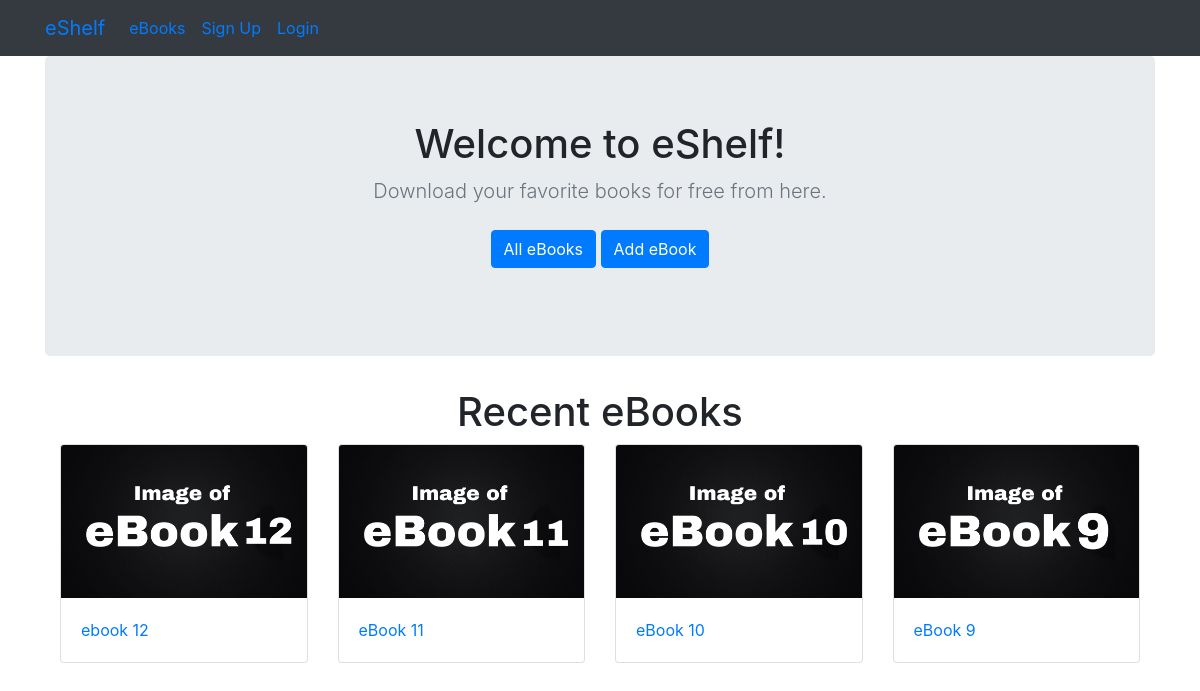
The page / on the database its author committed.
### ebook/models.py (models this page shows, shortened)
class Ebook(models.Model):
    title = models.CharField(max_length=200)
    authors = models.CharField(max_length=255)
    pages = models.IntegerField()
    price = models.FloatField()
    image = models.FileField(upload_to='media/images/')
    ebook = models.FileField(upload_to='media/ebooks/')
    user= models.ForeignKey(User ,null=True,  on_delete=models.CASCADE )

### ebook/views.py (the view)
# urls.py: 2. Add a URL to urlpatterns:  path('', views.home, name='home')
def home(request):
    ebooks = Ebook.objects.order_by('-id')[:4]
    return render(request, 'ebook/home.html', {
        'ebooks' : ebooks
    })

### ebook/templates/ebook/home.html (shortened to what this page needs)
{% extends 'ebook/base.html' %}
{% block main %}
<section class="jumbotron text-center">
    <div class="container">
      <h1 class="jumbotron-heading">Welcome to eShelf!</h1>
      <p class="lead text-muted">Download your favorite books for free from here.</p>
      <p>
        <a href="{% url 'ebooks' %}" class="btn btn-primary my-2">All eBooks</a>
        <a href="{% url 'add' %}" class="btn btn-primary my-2">Add eBook</a>
      </p>
    </div>
</section>
<section>
    <div class="container">
        <h1 class="text-center">Recent eBooks</h1>
        <div class="row">
            {% for ebook in ebooks %}
            <div class="col-md-3">
                <a href="{% url 'ebook' ebook.id %}">
                    <div class="card">
                        <img class="card-img-top" src="{{ ebook.image.url }}">
                        <div class="card-body">
                            <p class="card-text">{{ ebook.title }}</p>
                        </div>
                    </div>
                </a>
            </div>
            {% endfor %}
        </div>
    </div>
</section>
{% endblock main %}

### rows shown on the page
Ebook: image (picture), title "ebook 12"
Ebook: image (picture), title "eBook 11"
Ebook: image (picture), title "eBook 10"
Ebook: image (picture), title "eBook 9"
